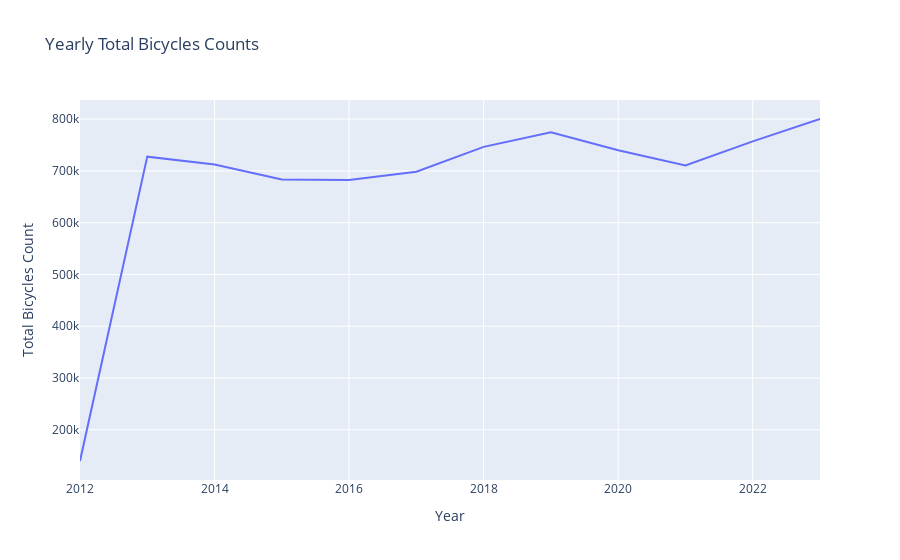

Notebook code for this chart:
### Markdown cell above
Insights: We've successfully created new features from the 'Date' column, extracting the hour of the day (Hour) and the day of the week (DayOfWeek). These features will help us understand how bicycle counts vary by time of day and across different days of the week.
To enhance the predictive power of our models, we'll identify and create new features that could influence bicycle counts on the Fremont Bridge. Potential predictor variables include: 
1. Weekend: This feature is created to identify if more number of cyclists are riding on a weekend.
2. RushHour: This feature soughts to obtain the rush hour from the maximum no. of cyclists riding in the given hour.
3. DayOfWeek: This feature can be used to predict on which day of the week the cyclist count is highest.

### Code cell
# Plot a line chart to show the variation of total cyclist count in years

yearly_total_cyclists = cyclist_df.groupby('Year')['Fremont Bridge Total'].sum().reset_index()

# Create an interactive line plot using Plotly Express
fig = px.line(yearly_total_cyclists, x='Year', y='Fremont Bridge Total', title='Yearly Total Cyclist Counts')
fig.update_layout(xaxis_title='Year', yaxis_title='Total Cyclist Count')

#Show the plot
fig.show()

### Figure 1 — Plotly figure (JSON) as saved in the notebook; plotly's stock layout.template omitted (floating-point values rounded to 4 significant figures)
{"data": [{"hovertemplate": "Year=%{x}<br>Fremont Bridge Total=%{y}<extra></extra>", "legendgroup": "", "line": {"color": "#636efa", "dash": "solid"}, "marker": {"symbol": "circle"}, "mode": "lines", "name": "", "orientation": "v", "showlegend": false, "type": "scatter", "x": [2012, 2013, 2014, 2015, 2016, 2017, 2018, 2019, 2020, 2021, 2022, 2023], "xaxis": "x", "y": [139706, 727581, 712284, 683505, 682576, 698420, 746464, 774557, 739840, 710590, 757077, 800276], "yaxis": "y"}], "layout": {"legend": {"tracegroupgap": 0}, "title": {"text": "Yearly Total Bicycles Counts"}, "xaxis": {"anchor": "y", "domain": [0, 1], "title": {"text": "Year"}}, "yaxis": {"anchor": "x", "domain": [0, 1], "title": {"text": "Total Bicycles Count"}}}}
